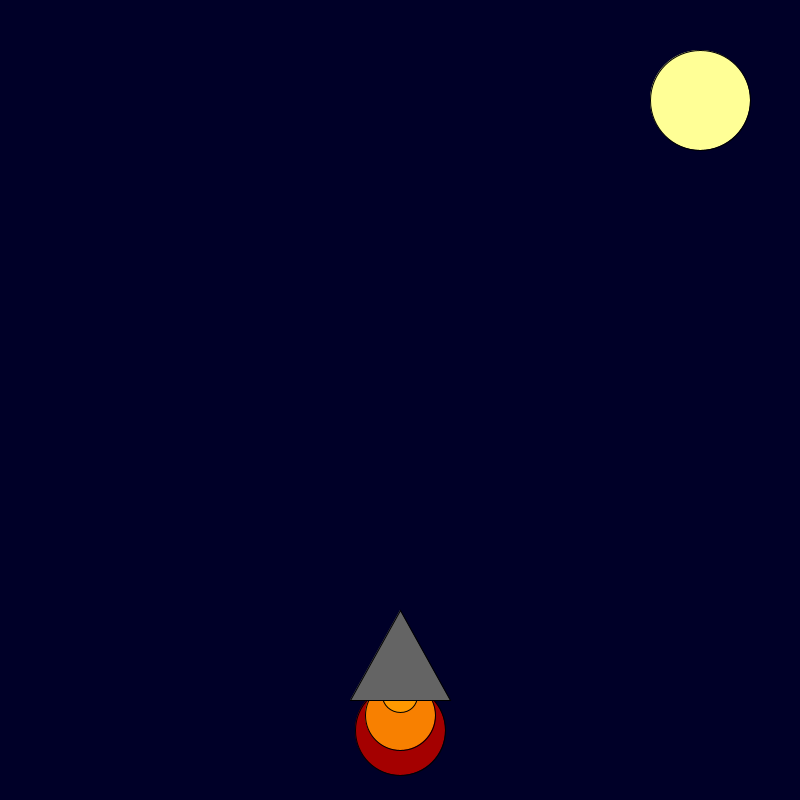
Frame 1 (no input)
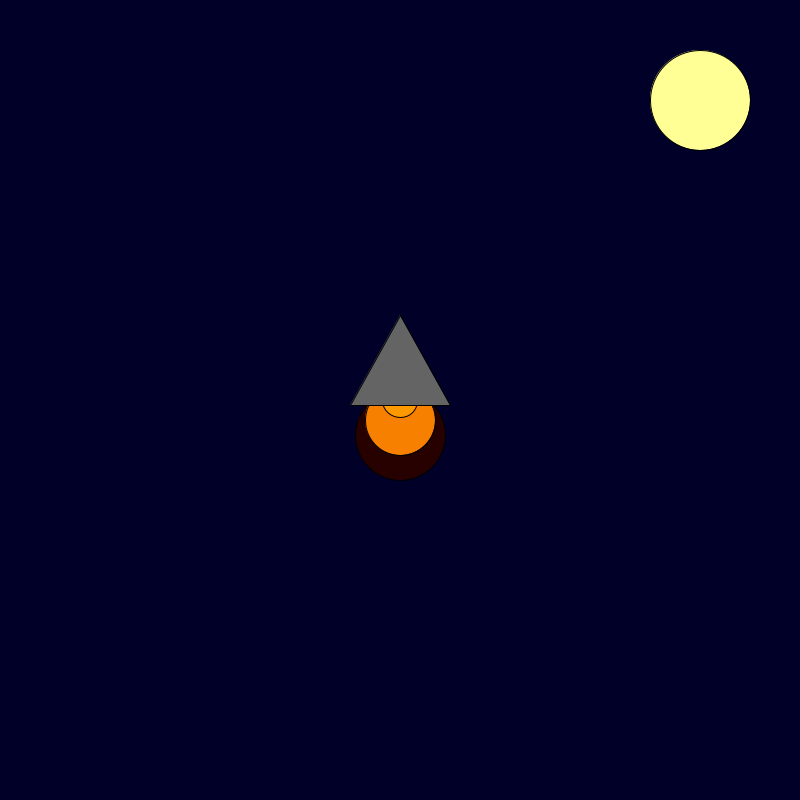
Frame 60 (the mouse pressed at the canvas centre just before this capture)
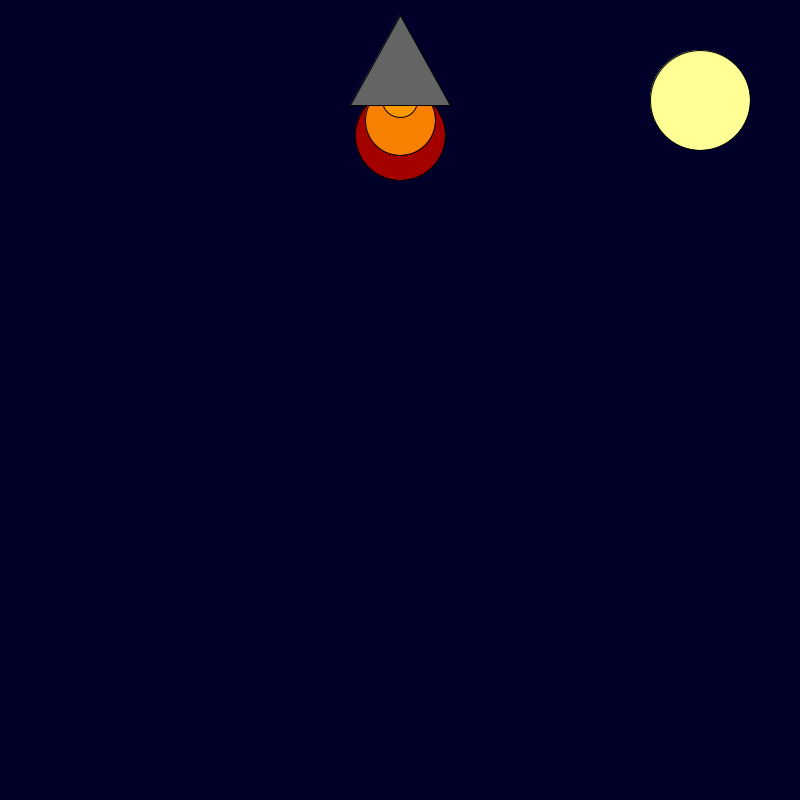
Frame 120 (the mouse held since frame 60 and released just before this capture)

The Processing sketch that drew these frames (run headless with seeded random() and noise(); from frame 60 on, the mouse is pressed at the canvas centre):

// Processing sketch: rocket_ship
// ── rocket_ship.pde
int x = 400;
int y = 600;
int rocketSpeed = 5;

void setup() {
  size(800, 800);
}

void draw() {
  background(0, 0, 40);
  
  
  
  
  drawMoon();
  
  // Rocket ship
  fill(random(255), 0, 0);
  ellipse(x, y + 130, 90, 90);
  fill(248, 128, 0);
  ellipse(x, y + 115, 70, 70);
  fill(255, 153, 0);
  ellipse(x, y + 95, 35, 35);
  fill(100, 100, 100);
  triangle(x, y + 10, x + 50, y + 100, x - 50, y + 100);
  
  // Rocket take off
  y -= rocketSpeed;
}


void drawMoon() {
  fill(255, 255, 150);
  ellipse(width - 100, 100, 100, 100);
}
